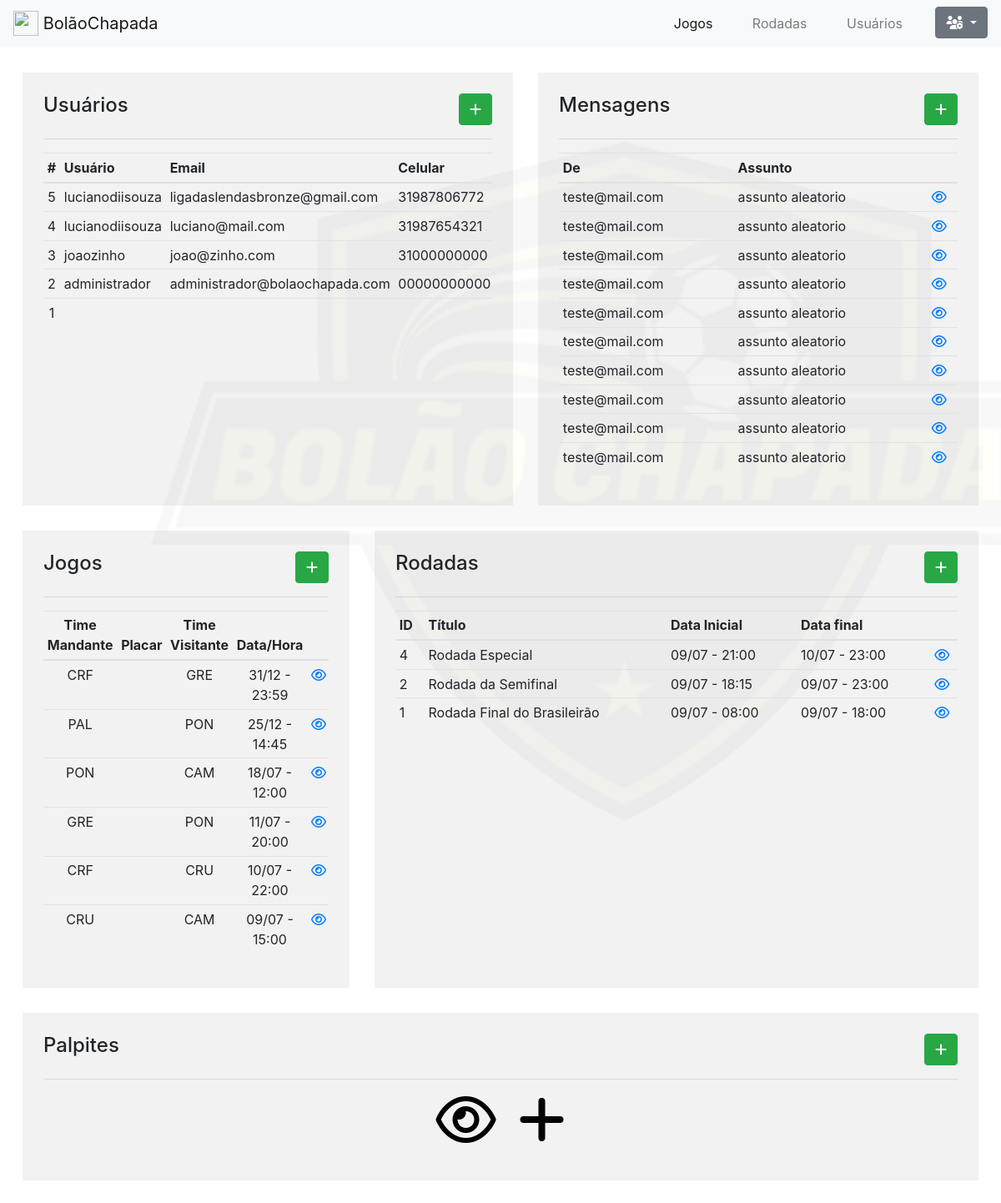
Page /web/dashboard/index.php on the committed database.
### tables this page shows
CREATE TABLE `usuarios` (
  `id` int(11) NOT NULL,
  `avatar` varchar(250) DEFAULT NULL,
  `usuario` varchar(200) DEFAULT NULL,
  `nome` varchar(255) DEFAULT NULL,
  `email` varchar(255) DEFAULT NULL,
  `senha` varchar(255) DEFAULT NULL,
  `meutime` varchar(30) DEFAULT NULL,
  `telefone` varchar(13) DEFAULT NULL,
  `celular` varchar(13) DEFAULT NULL,
  `sexo` varchar(20) DEFAULT NULL,
  `rua` varchar(200) DEFAULT NULL,
  `numero` varchar(15) DEFAULT NULL,
  `bairro` varchar(200) DEFAULT NULL,
  `cidade` varchar(200) DEFAULT NULL,
  `estado` varchar(20) DEFAULT NULL,
  `banco` varchar(50) DEFAULT NULL,
  `agencia` varchar(15) DEFAULT NULL,
  `conta` varchar(200) DEFAULT NULL,
  `operacao` varchar(15) DEFAULT NULL,
  `cpf` varchar(11) DEFAULT NULL
);

CREATE TABLE `mensagens` (
  `id` int(11) NOT NULL,
  `id_de` varchar(200) DEFAULT NULL,
  `id_para` varchar(200) DEFAULT NULL,
  `assunto` text DEFAULT NULL,
  `mensagem` text DEFAULT NULL,
  `data` timestamp NOT NULL DEFAULT current_timestamp()
);

CREATE TABLE `jogos` (
  `id` int(11) NOT NULL,
  `timeA` varchar(5) DEFAULT NULL,
  `nomeTimeA` varchar(200) DEFAULT NULL,
  `placarA` varchar(5) DEFAULT NULL,
  `timeB` varchar(5) DEFAULT NULL,
  `nomeTimeB` varchar(200) DEFAULT NULL,
  `placarB` varchar(5) DEFAULT NULL,
  `local` varchar(250) DEFAULT NULL,
  `data` date DEFAULT NULL,
  `hora` time DEFAULT NULL,
  `alterado` tinyint(1) DEFAULT NULL
);

CREATE TABLE `rodada` (
  `id` int(11) NOT NULL,
  `nome` varchar(250) DEFAULT NULL,
  `dataInicio` datetime DEFAULT NULL,
  `dataTermino` datetime DEFAULT NULL,
  `jogoA` varchar(20) DEFAULT NULL,
  `jogoB` varchar(20) DEFAULT NULL,
  `jogoC` varchar(20) DEFAULT NULL,
  `jogoD` varchar(20) DEFAULT NULL,
  `jogoE` varchar(20) DEFAULT NULL,
  `jogoF` varchar(20) DEFAULT NULL,
  `jogoG` varchar(20) DEFAULT NULL,
  `jogoH` varchar(20) DEFAULT NULL,
  `jogoI` varchar(20) DEFAULT NULL,
  `jogoJ` varchar(20) DEFAULT NULL
);

### web/dashboard/index.php (the view, shortened to what this page needs)
<?php require('_header.php'); ?>
<link rel="stylesheet" type="text/css" href="css/dashboard.css">
<?php require('_navegar.php'); ?>
		<div class="container-fluid" style="width: 98% !important;">
			<br>
			<br>
			<br>
			<div class="row">
				<div class="col-md-6 colunaCustom">
					<div class="header_coluna">
						<h4>Usuários</h4>
						<a href="usuarios/cadastrar.php" class="btn btn-success"><i class="fas fa-plus"></i></a>
					</div>
					<hr>
					<div class="table-responsive">
						<table class="table table-hover table-sm">
						  <thead>
				           <tr>
				                <th scope="col">#</th>
				                <th scope="col">Usuário</th>
				                <th scope="col">Email</th>
				                <th scope="col">Celular</th>
				            </tr>
				        </thead>
						<tbody>
							<?php
								$sql = "SELECT * FROM usuarios ORDER BY id DESC limit 10;";
								$qry = mysqli_query($conecta, $sql);
								while ($linha = mysqli_fetch_array($qry)) {
							?>
							<tr>
								<td>
									<center><?php echo $linha["id"] ?></center>
								</td>
								<td>
									<?php echo $linha["usuario"] ?>
									</td>
								<td><?php echo $linha["email"] ?></td>
								<td><?php echo $linha["celular"] ?></td>
							</tr>
						<?php
							}
						?>
					    </tbody>
					</table>
				</div>
				</div>
				<div class="col colunaCustom">
					<div class="header_coluna">
						<h4>Mensagens</h4>
						<a href="mensagens/nova.php" class="btn btn-success"><i class="fas fa-plus"></i></a>
					</div>
					<hr>
					<div class="table-responsive">
						<table class="table table-hover table-sm">
							<thead>
								<tr>
									<th scope="col">De</th>
									<th scope="col">Assunto</th>
									<th scope="col"></th>
								</tr>
							</thead>
							<tbody>
								<?php
									$sql = "SELECT * FROM mensagens where id_para = '$usuarioAtual' ORDER BY id DESC limit 10;";
									$qry = mysqli_query($conecta, $sql);
									while ($linha = mysqli_fetch_array($qry)) {
								?>
									<tr>
										<td><?php echo $linha["id_de"] ?></td>
										<td><?php echo $linha["assunto"] ?></td>
										<td><center><a href="mensagens/ver.php?id=<?php echo $linha["id"]?>"><i class="far fa-eye"></i></a></center></td>
									</tr>
								<?php
									}
								?>
							</tbody>
						</table>
					</div>
				</div>
			</div>
			<div class="row">
				<div class="col-md-4 colunaCustom">
					<div class="header_coluna">
						<h4>Jogos</h4>
						<a href="jogos/novo.php" class="btn btn-success"><i class="fas fa-plus"></i></a>
					</div>
					<hr>
					<div class="table-responsive">
						<table class="table table-hover table-sm">
							<thead>
								<tr>
									<th scope="col"><center>Time Mandante</center></th>
									<th scope="col" colspan="2"><center>Placar</center></th>
									<th scope="col"><center>Time Visitante</center></th>
									<th><center>Data/Hora</center></th>
									<th scope="col"><center></center></th>
								</tr>
							</thead>
							<tbody>
								<?php
									$sql = "SELECT * FROM jogos ORDER BY data DESC;";
									$qry = mysqli_query($conecta, $sql);
									while ($linha = mysqli_fetch_array($qry)) {
									$data = date( 'd/m', strtotime($linha["data"]));
									$hora = date( 'H:i', strtotime($linha["hora"]));
								?>
								<tr>
									<td><center><?php echo $linha["timeA"] ?></center></td>
									<td><center><?php echo $linha["placarA"] ?></center></td>
									<td><center><?php echo $linha["placarB"] ?></center></td>
									<td><center><?php echo $linha["timeB"] ?></center></td>
									<td><center><?php echo $data. " - " .$hora ?></center></td>
									<td><center><a href="ver.php?id=<?php echo $linha["id"]?>"><i class="far fa-eye"></i></a></center></td>
								</tr>
								<?php
									}
								?>
							</tbody>
						</table>
					</div>
				</div>
				<div class="col colunaCustom">
					<div class="header_coluna">
						<h4>Rodadas</h4>
						<a href="rodadas/nova.php" class="btn btn-success"><i class="fas fa-plus"></i></a>
					</div>
					<hr>
					<div class="table-responsive">
						<table class="table table-hover table-sm">
							<thead>
								<tr>
									<th scope="col">ID</th>
									<th scope="col">Título</th>
									<th scope="col">Data Inicial</th>
									<th scope="col">Data final</th>
									<th scope="col"></th>
								</tr>
							</thead>
							<tbody>
								<?php
									$sql = "SELECT * FROM rodada ORDER BY id DESC;";
									$qry = mysqli_query($conecta, $sql);
									while ($linha = mysqli_fetch_array($qry)) {
									$horaInicio = date( 'H:i', strtotime($linha["dataInicio"]));
									$dataInicio = date( 'd/m', strtotime($linha["dataInicio"]));
									$horaTermino = date( 'H:i', strtotime($linha["dataTermino"]));
									$dataTermino = date( 'd/m', strtotime($linha["dataTermino"]));
								?>
								<tr>
									<td><?php echo $linha["id"] ?></td>
									<td><?php echo $linha["nome"] ?></td>
									<td><?php echo $dataInicio.' - '.$horaInicio ?></td>
									<td><?php echo $dataTermino.' - '.$horaTermino ?></td>
									<td><center><a href="rodadas/ver.php?id=<?php echo $linha["id"]?>"><i class="far fa-eye"></i></a></center></td>
								</tr>
								<?php
									}
								?>
							</tbody>
						</table>
					</div>
				</div>
			</div>
			<div class="row">
				<div class="col colunaCustom">
					<div class="header_coluna">
						<h4>Palpites</h4>
						<a href="palpites/novo.php" class="btn btn-success"><i class="fas fa-plus"></i></a>
					</div>
					<hr>
					<p align="center">
						<a href="#" title="Visualizar usuários cadastrados" class="bloco_link">
							<i class="far fa-eye fa-4x"></i>
						</a>
						<a href="#" title="Adicionar Usuário" class="bloco_link">
							<i class="fas fa-plus fa-4x"></i>
						</a>
					</p>
				</div>
			</div>
			<br>
		</div>
<?php require('_footer.php'); ?>

### web/dashboard/_header.php (shortened to what this page needs)
<?php require('inc/conexao.php');
$usuarioAtual = 'teste@mail.com';
?>
<!DOCTYPE html>
<html lang="pt-br">
<head>
	<link rel="stylesheet" href="https://stackpath.bootstrapcdn.com/bootstrap/4.3.1/css/bootstrap.min.css">
	<link rel="stylesheet" type="text/css" href="https://cdn.datatables.net/1.10.19/css/jquery.dataTables.min.css">

### web/dashboard/_navegar.php (shortened to what this page needs)
</head>
<body style="background-image: url(img/bg_transparente.png) !important; background-repeat: no-repeat; background-size: cover;">
	<nav class="navbar navbar-default fixed-top navbar-expand-lg navbar-light bg-light" style="background-color: #C4E322;">
		<a class="navbar-brand" href="../index.php">
		    <img src="https://getbootstrap.com/docs/4.3/assets/brand/bootstrap-solid.svg" width="30" height="30" class="d-inline-block align-top" alt="">
		    BolãoChapada
		</a>
		  <div class="collapse navbar-collapse" id="navbarNav" style="justify-content: flex-end;">
		    <ul class="navbar-nav">
		      <li class="nav-item active">
		        <a class="nav-link" href="jogos/">Jogos</a>
		      </li>
		      <li class="nav-item">
		        <a class="nav-link" href="rodadas/">Rodadas</a>
		      </li>
		      <li class="nav-item">
		        <a class="nav-link" href="usuarios/">Usuários</a>
		      </li>
		        <div class="dropdown">
				  <a class="btn btn-secondary dropdown-toggle" href="#" role="button" id="dropdownMenuLink" data-toggle="dropdown" aria-haspopup="true" aria-expanded="false">
				    <i class="fas fa-users-cog"></i>
				  </a>
				</div>
		    </ul>
		  </div>
	</nav>

### web/dashboard/_footer.php (shortened to what this page needs)
<br>
<br>
</body>
</html>

### web/dashboard/css/dashboard.css (style rules this page uses)
.colunaCustom { background: rgba(0, 0, 0, 0.05); margin: 15px; padding: 25px; }
.bloco_link { color: #000; }
.header_coluna { display: flex; justify-content: space-between; }

### rows in the picture
usuarios: id "5", usuario "lucianodiisouza", email "ligadaslendasbronze@gmail.com", celular "31987806772"
usuarios: id "4", usuario "lucianodiisouza", email "luciano@mail.com", celular "31987654321"
usuarios: id "3", usuario "joaozinho", email "joao@zinho.com", celular "31000000000"
usuarios: id "2", usuario "administrador", email "administrador@bolaochapada.com", celular "00000000000"
usuarios: id "1"
mensagens: id_de "teste@mail.com", assunto "assunto aleatorio"
mensagens: id_de "teste@mail.com", assunto "assunto aleatorio"
mensagens: id_de "teste@mail.com", assunto "assunto aleatorio"
mensagens: id_de "teste@mail.com", assunto "assunto aleatorio"
mensagens: id_de "teste@mail.com", assunto "assunto aleatorio"
mensagens: id_de "teste@mail.com", assunto "assunto aleatorio"
mensagens: id_de "teste@mail.com", assunto "assunto aleatorio"
mensagens: id_de "teste@mail.com", assunto "assunto aleatorio"
mensagens: id_de "teste@mail.com", assunto "assunto aleatorio"
mensagens: id_de "teste@mail.com", assunto "assunto aleatorio"
jogos: timeA "CRF", timeB "GRE", data "31/12", hora "23:59"
jogos: timeA "PAL", timeB "PON", data "25/12", hora "14:45"
jogos: timeA "PON", timeB "CAM", data "18/07", hora "12:00"
jogos: timeA "GRE", timeB "PON", data "11/07", hora "20:00"
jogos: timeA "CRF", timeB "CRU", data "10/07", hora "22:00"
jogos: timeA "CRU", timeB "CAM", data "09/07", hora "15:00"
rodada: id "4", nome "Rodada Especial", dataInicio "09/07", dataInicio "21:00", dataTermino "10/07", dataTermino "23:00"
rodada: id "2", nome "Rodada da Semifinal", dataInicio "09/07", dataInicio "18:15", dataTermino "09/07", dataTermino "23:00"
rodada: id "1", nome "Rodada Final do Brasileirão", dataInicio "09/07", dataInicio "08:00", dataTermino "09/07", dataTermino "18:00"
